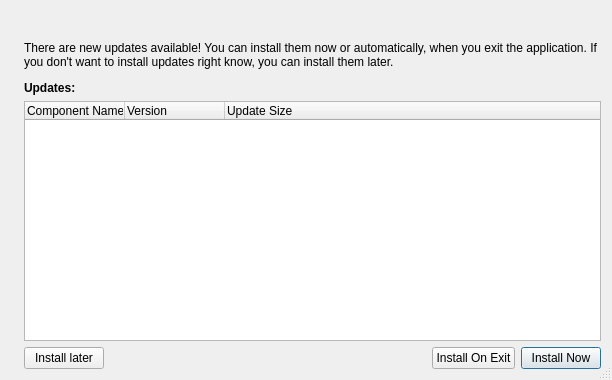
<?xml version="1.0" encoding="UTF-8"?>
<ui version="4.0">
 <class>UpdateInfoDialog</class>
 <widget class="QDialog" name="UpdateInfoDialog">
  <property name="windowModality">
   <enum>Qt::WindowModal</enum>
  </property>
  <property name="geometry">
   <rect>
    <x>0</x>
    <y>0</y>
    <width>612</width>
    <height>380</height>
   </rect>
  </property>
  <property name="windowTitle">
   <string>Check for Updates</string>
  </property>
  <property name="sizeGripEnabled">
   <bool>true</bool>
  </property>
  <property name="modal">
   <bool>true</bool>
  </property>
  <layout class="QHBoxLayout" name="rootLayout">
   <item>
    <widget class="QLabel" name="imageLabel">
     <property name="alignment">
      <set>Qt::AlignLeading|Qt::AlignLeft|Qt::AlignTop</set>
     </property>
    </widget>
   </item>
   <item>
    <layout class="QVBoxLayout" name="verticalLayout_3">
     <item>
      <layout class="QVBoxLayout" name="verticalLayout_2">
       <property name="spacing">
        <number>12</number>
       </property>
       <item>
        <widget class="QLabel" name="headerLabel">
         <property name="font">
          <font>
           <pointsize>12</pointsize>
          </font>
         </property>
        </widget>
       </item>
       <item>
        <widget class="QLabel" name="stateLabel">
         <property name="text">
          <string>There are new updates available! You can install them now or automatically, when you exit the application. If you don't want to install updates right know, you can install them later.</string>
         </property>
         <property name="wordWrap">
          <bool>true</bool>
         </property>
        </widget>
       </item>
       <item>
        <widget class="QLabel" name="label_2">
         <property name="font">
          <font>
           <weight>75</weight>
           <bold>true</bold>
          </font>
         </property>
         <property name="text">
          <string>Updates:</string>
         </property>
        </widget>
       </item>
      </layout>
     </item>
     <item>
      <widget class="QTreeWidget" name="updateListTreeWidget">
       <property name="editTriggers">
        <set>QAbstractItemView::NoEditTriggers</set>
       </property>
       <property name="tabKeyNavigation">
        <bool>true</bool>
       </property>
       <property name="showDropIndicator" stdset="0">
        <bool>false</bool>
       </property>
       <property name="alternatingRowColors">
        <bool>true</bool>
       </property>
       <property name="selectionMode">
        <enum>QAbstractItemView::NoSelection</enum>
       </property>
       <property name="rootIsDecorated">
        <bool>false</bool>
       </property>
       <property name="itemsExpandable">
        <bool>false</bool>
       </property>
       <property name="expandsOnDoubleClick">
        <bool>false</bool>
       </property>
       <column>
        <property name="text">
         <string>Component Name</string>
        </property>
       </column>
       <column>
        <property name="text">
         <string>Version</string>
        </property>
       </column>
       <column>
        <property name="text">
         <string>Update Size</string>
        </property>
       </column>
      </widget>
     </item>
     <item>
      <layout class="QHBoxLayout" name="horizontalLayout">
       <item>
        <widget class="QPushButton" name="skipButton">
         <property name="toolTip">
          <string>Close and do nothing. You can install updates later.</string>
         </property>
         <property name="text">
          <string>Install later</string>
         </property>
         <property name="autoDefault">
          <bool>false</bool>
         </property>
        </widget>
       </item>
       <item>
        <spacer name="horizontalSpacer">
         <property name="orientation">
          <enum>Qt::Horizontal</enum>
         </property>
         <property name="sizeHint" stdset="0">
          <size>
           <width>40</width>
           <height>20</height>
          </size>
         </property>
        </spacer>
       </item>
       <item>
        <widget class="QPushButton" name="delayButton">
         <property name="toolTip">
          <string>You proceed using the application, and as soon as you close it, the updater will start automatically to install the updates.</string>
         </property>
         <property name="text">
          <string>Install On Exit</string>
         </property>
         <property name="autoDefault">
          <bool>false</bool>
         </property>
        </widget>
       </item>
       <item>
        <widget class="QPushButton" name="acceptButton">
         <property name="toolTip">
          <string>Closes the application and opens the installer to update the app.</string>
         </property>
         <property name="text">
          <string>Install Now</string>
         </property>
         <property name="autoDefault">
          <bool>false</bool>
         </property>
         <property name="default">
          <bool>true</bool>
         </property>
        </widget>
       </item>
      </layout>
     </item>
    </layout>
   </item>
  </layout>
 </widget>
 <tabstops>
  <tabstop>updateListTreeWidget</tabstop>
  <tabstop>acceptButton</tabstop>
  <tabstop>delayButton</tabstop>
  <tabstop>skipButton</tabstop>
 </tabstops>
 <resources/>
 <connections>
  <connection>
   <sender>skipButton</sender>
   <signal>clicked()</signal>
   <receiver>UpdateInfoDialog</receiver>
   <slot>reject()</slot>
   <hints>
    <hint type="sourcelabel">
     <x>96</x>
     <y>368</y>
    </hint>
    <hint type="destinationlabel">
     <x>199</x>
     <y>351</y>
    </hint>
   </hints>
  </connection>
 </connections>
</ui>
